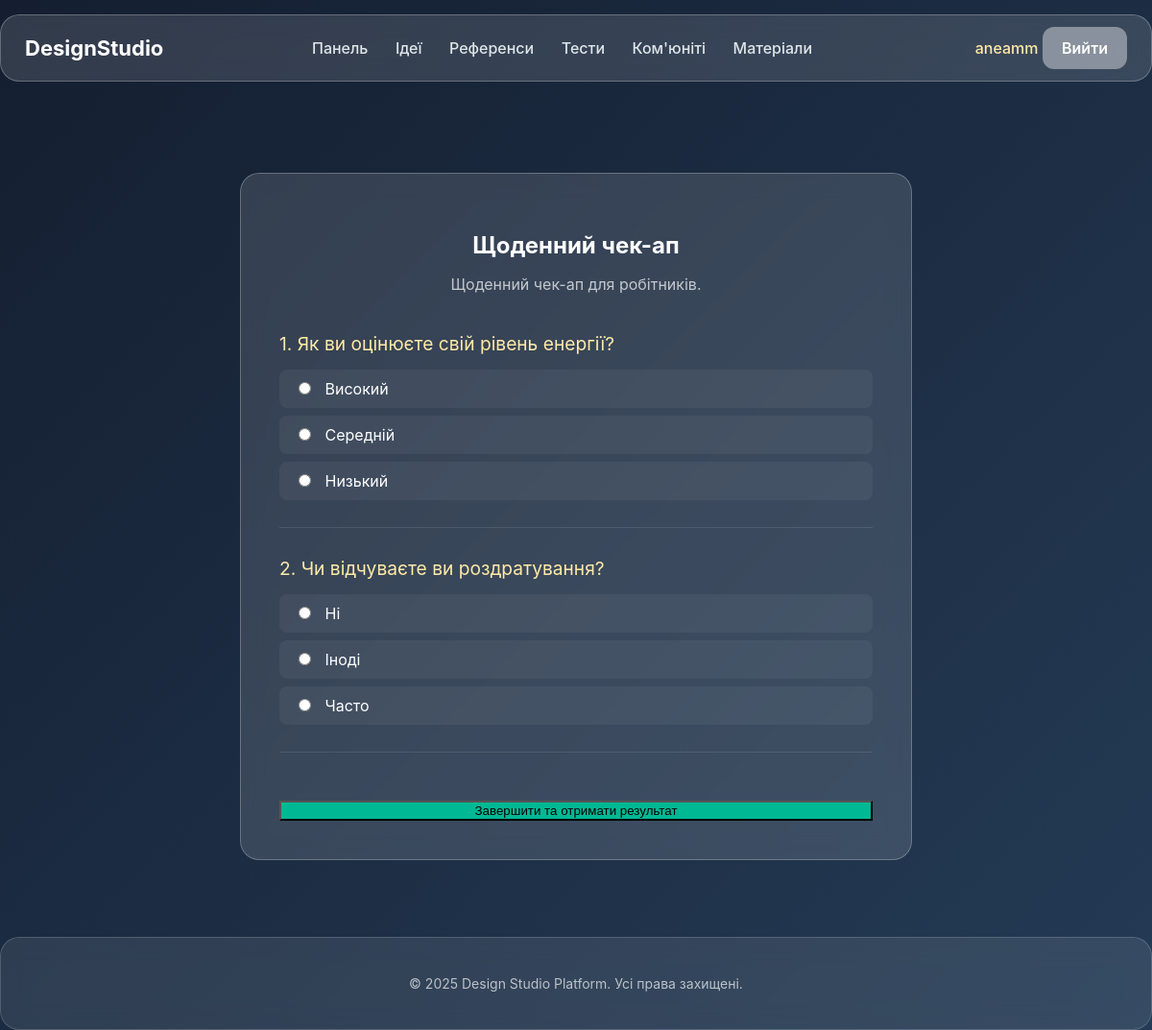
Page /tests/1/take/ (signed in) on the committed database.
### accounts/models.py (models this page shows, shortened)
class User(AbstractUser):
    ROLE_CHOICES = [
        ('designer', 'Дизайнер'),
        ('art_director', 'Арт Директор'),
        ('manager', 'Менеджер'),
        ('client', 'Клієнт'),
    ]
    role = models.CharField(
        max_length=20,
        choices=ROLE_CHOICES,
        name='role',
        default='client'
    )
    avatar = models.ImageField(upload_to='avatars/', blank=True, null=True)
    bio = models.TextField(blank=True)

### tests/models.py (models this page shows, shortened)
class Test(models.Model):
    title = models.CharField(max_length=200, verbose_name="Назва тесту")
    description = models.TextField(verbose_name="Опис")
    created_at = models.DateTimeField(auto_now_add=True)

class Question(models.Model):
    test = models.ForeignKey(Test, on_delete=models.CASCADE, related_name='questions')
    text = models.CharField(max_length=500, verbose_name="Текст питання")

class Choice(models.Model):
    question = models.ForeignKey(Question, on_delete=models.CASCADE, related_name='choices')
    text = models.CharField(max_length=200, verbose_name="Варіант відповіді")
    points = models.IntegerField(default=0, verbose_name="Бали за відповідь")

### tests/views.py (the view, shortened to what this page needs)
# urls.py: path('<int:test_id>/take/', views.take_test, name='take'),
@login_required
def take_test(request, test_id):
    test = get_object_or_404(Test, id=test_id)
    questions = test.questions.prefetch_related('choices').all()
    return render(request, 'tests/take_test.html', {'test': test, 'questions': questions})

### tests/templates/tests/take_test.html (shortened to what this page needs)
{% extends 'base.html' %}
{% block content %}
<div style="max-width: 700px; margin: 0 auto;">
    <div class="glass" style="padding: 40px;">
        <h2 style="text-align: center; margin-bottom: 10px;">{{ test.title }}</h2>
        <p style="text-align: center; opacity: 0.7; margin-bottom: 40px;">{{ test.description }}</p>
        <form method="post">
            {% for question in questions %}
            <div class="question-block">
                <div class="question-title">{{ forloop.counter }}. {{ question.text }}</div>
                {% for choice in question.choices.all %}
                <label class="radio-label">
                    <input type="radio" name="question_{{ question.id }}" value="{{ choice.id }}" required>
                    {{ choice.text }}
                </label>
                {% endfor %}
            </div>
            {% endfor %}
            <button type="submit" class="register-btn" style="width: 100%; margin-top: 20px; background: #00b894;">Завершити та отримати результат</button>
        </form>
    </div>
</div>
{% endblock %}

### templates/base.html (shortened to what this page needs)
<!DOCTYPE html>
<html lang="uk">
<head>
    {% load static %}
    <link rel="stylesheet" href="{% static 'global/css/base.css' %}">
</head>
<body>
<header class="navbar">
    <div class="nav-container glass">
        <div class="logo">
            <a href="/">DesignStudio</a>
        </div>
        <nav class="nav-links">
            <a href="/dashboard/">Панель</a>
            <a href="/ideas/">Ідеї</a>
            <a href="/references/">Референси</a>
            <a href="/tests/">Тести</a>
            <a href="/community/">Ком'юніті</a>
            <a href="/resources/">Матеріали</a>
        </nav>
        <div class="nav-auth">
            {% if user.is_authenticated %}
                <a href="/accounts/profile/">{{ user.username }}</a>
                <form method="post" action="{% url 'accounts:logout' %}" style="display:inline;">
                    <button type="submit" class="logout-btn">Вийти</button>
                </form>
            {% else %}
                <a href="{% url 'accounts:login' %}">Вхід</a>
                <a href="{% url 'accounts:register' %}" class="register-btn">Реєстрація</a>
            {% endif %}
        </div>
    </div>
</header>
<main class="main-container">
    {% block content %}
    {% endblock %}
</main>
<footer class="footer glass">
    <p>© 2025 Design Studio Platform. Усі права захищені.</p>
</footer>
</body>
</html>

### static/global/css/base.css (style rules this page uses)
body { margin: 0; padding: 0; font-family: "Inter", sans-serif; background: linear-gradient(135deg, #141e30, #243b55); color: #fff; min-height: 100vh; }
.glass { background: rgba(255, 255, 255, 0.13); backdrop-filter: blur(12px); -webkit-backdrop-filter: blur(12px); border-radius: 20px; border: 1px solid rgba(255, 255, 255, 0.25); }
.navbar { width: 100%; padding: 15px 0; position: sticky; top: 0; }
.nav-container { max-width: 1200px; margin: auto; padding: 12px 25px; display: flex; align-items: center; justify-content: space-between; }
.logo a { font-size: 22px; font-weight: 700; color: #fff; text-decoration: none; }
.nav-links a { margin: 0 12px; color: #dfe6e9; text-decoration: none; font-weight: 500; transition: 0.3s; }
.nav-auth a { margin-left: 15px; color: #ffeaa7; text-decoration: none; font-weight: 500; }
.nav-auth button.logout-btn, .nav-auth a.register-btn { width: auto; padding: 12px 20px; background: rgba(255, 255, 255, 0.4); border: none; border-radius: 12px; cursor: pointer; font-size: 16px; font-weight: 600; font-family: inherit; color: #ffffff; transition: 0.2s ease-in-out; text-decoration: none; }
.main-container { max-width: 1200px; margin: 60px auto; padding: 20px; }
.footer { max-width: 100%; text-align: center; padding: 25px 0; margin-top: 60px; font-size: 14px; opacity: 0.7; }

### tests/templates/tests/take_test.html (style rules this page uses)
.question-block { margin-bottom: 30px; padding-bottom: 20px; border-bottom: 1px solid rgba(255,255,255,0.1); }
.question-title { font-size: 1.2rem; margin-bottom: 15px; color: #ffeaa7; }
.radio-label { display: block; padding: 10px 15px; margin-bottom: 8px; background: rgba(255,255,255,0.05); border-radius: 8px; cursor: pointer; transition: 0.2s; }
input[type="radio"] { margin-right: 10px; accent-color: #81ecec; }

### rows in the picture
User: username "aneamm"
Test: title "Щоденний чек-ап", description "Щоденний чек-ап для робітників."
Question: text "Як ви оцінюєте свій рівень енергії?"
Choice: text "Високий"
Choice: text "Середній"
Choice: text "Низький"
Question: text "Чи відчуваєте ви роздратування?"
Choice: text "Ні"
Choice: text "Іноді"
Choice: text "Часто"
